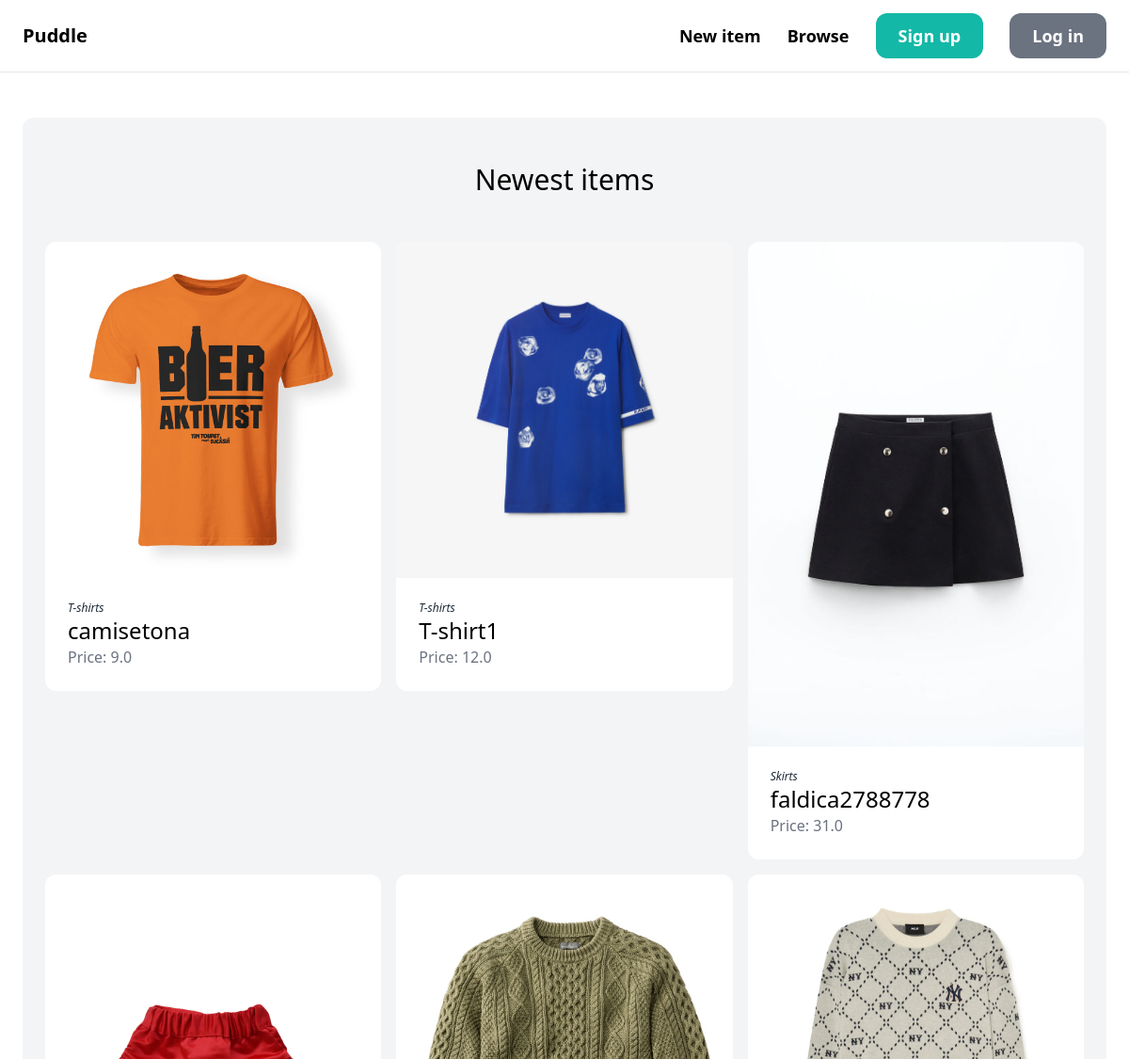
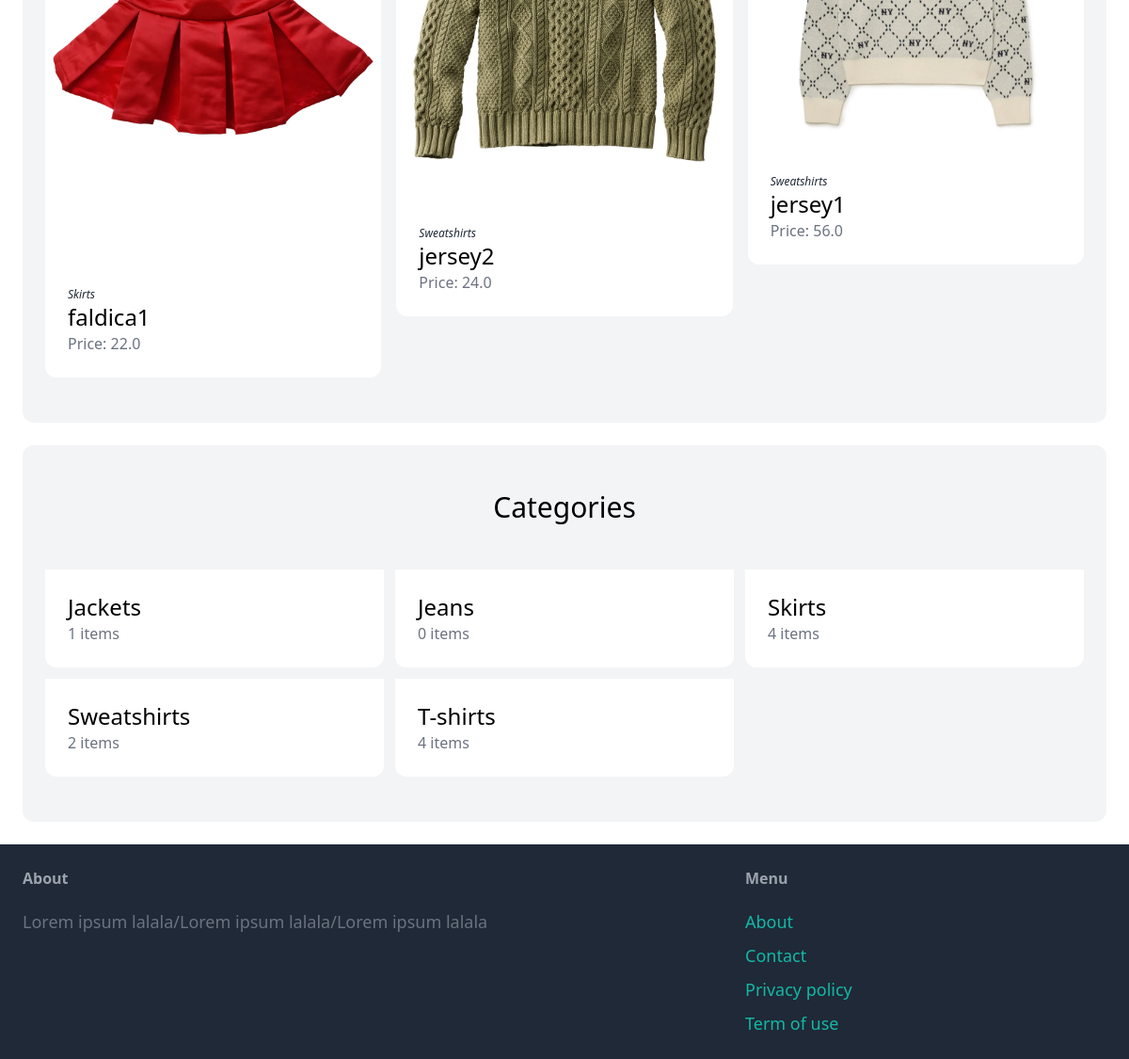
The page / on the database its author committed (2 pictures, top to bottom).
### item/models.py (models this page shows, shortened)
class Item(models.Model):
    category = models.ForeignKey(Category, related_name='items', on_delete=models.CASCADE)
    name = models.CharField(max_length=255)
    description = models.TextField(blank=True, null=True)
    price = models.FloatField()
    image = models.ImageField(upload_to='item_images', blank=True, null=True)
    is_sold = models.BooleanField(default=False)
    created_by = models.ForeignKey(User, related_name='items', on_delete=models.CASCADE) #'items' so we can access the list of items for user.
    created_at = models.DateTimeField(auto_now_add=True) #auto now date and time
    class Meta:
        ordering = ('name', )

class Category(models.Model):
    name = models.CharField(max_length=255)
    class Meta:
        ordering = ('name', )
        verbose_name_plural = 'Categories'
    def __str__(self) -> str:
        return self.name

### core/views.py (the view)
# urls.py: path('', views.index, name='index'),
def index(request):
    items = Item.objects.all().order_by('-id')[:6] #Get 6 first items not sold
    categories = Category.objects.all() #Get all categories
    return render(request, 'core/index.html', {
        'categories': categories,
        'items': items,
    })

### core/templates/core/index.html (shortened to what this page needs)
{% extends 'core/base.html' %}
{% block content %}
    <div class="mt-6 px-6 py-12 bg-gray-100 rounded-xl">
        <h2 class="mb-12 text-3xl text-center">Newest items</h2>
        <div class="grid grid-cols-3 gap-4">
            {% for item in items %}
                <div>
                    <a href="{% url 'item:detail' item.id %}">
                        <div>
                            <img src="{{ item.image.url }}" class="rounded-t-xl bg-white">
                        </div>
                        <div class="p-6 bg-white rounded-b-xl">
                            <p class="text-xs text-gray-800 italic">{{ item.category }}</p>
                            <h2 class="text-2xl">{{ item.name }}</h2>
                            <p class="text-gray-500">Price: {{ item.price }}</p>
                        </div>
                    </a>
                </div>
            {% endfor %}
        </div>
    </div>
    <div class="mt-6 px-6 py-12 bg-gray-100 rounded-xl">
        <h2 class="mb-12 text-3xl text-center">Categories</h2>
        <div class="grid grid-cols-3 gap-3">
            {% for category in categories %}
                <div>
                    <a href="#">
                        <div class="p-6 bg-white rounded-b-xl">
                            <h2 class="text-2xl">{{ category.name }}</h2>
                            <p class="text-gray-500">{{ category.items.count }} items</p>
                        </div>
                    </a>
                </div>
            {% endfor %}
        </div>
    </div>
{% endblock %}

### core/templates/core/base.html (shortened to what this page needs)
<!doctype html>
<html>
    <head>
        <script src="https://cdn.tailwindcss.com"></script>
    </head>
    <body class="flex flex-col min-h-screen">
        <nav class="py-6 px-6 flex justify-between items-center border-b border-gray-200">
            <a href="/" class="text-xl font-semibold">Puddle</a>
            <div class="space-x-6">
                <a href="{% url 'item:new' %}" class="text-lg font-semibold hover:text-gray-500">New item</a>
                <a href="{% url 'item:items' %}" class="text-lg font-semibold hover:text-gray-500">Browse</a>
                {% if request.user.is_authenticated %}
                <a href="#" class="px-6 py-3 text-lg font-semibold bg-teal-500 text-white rounded-xl hover:bg-teal-700">Inbox</a>
                <a href="{% url 'dashboard:index' %}" class="px-6 py-3 text-lg font-semibold bg-gray-500 text-white rounded-xl hover:bg-gray-700">Dashboard</a>
                {% else %}
                <a href="{% url 'core:signup' %}" class="px-6 py-3 text-lg font-semibold bg-teal-500 text-white rounded-xl hover:bg-teal-700">Sign up</a>
                <a href="{% url 'core:login' %}" class="px-6 py-3 text-lg font-semibold bg-gray-500 text-white rounded-xl hover:bg-gray-700">Log in</a>
                {% endif %}
            </div>
        </nav>
        <div class="px-6 py-6 flex-grow">
            {% block content %}
            {% endblock %}
        </div>
        <footer class="py-6 px-6 flex justify-between bg-gray-800 mt-auto w-full">
            <div class="w-2/3 pr-10">
                <h3 class="mb-5 font-semibold text-gray-400">About</h3>
                <p class="text-lg text-gray-500">Lorem ipsum lalala/Lorem ipsum lalala/Lorem ipsum lalala</p>
            </div>
            <div class="w-1/3">
                <h3 class="mb-5 font-semibold text-gray-400">Menu</h3>
                <ul class="space-y-2">
                    <li><a href="#" class="text-lg text-teal-500 hover:text-teal-700">About</a></li>
                    <li><a href="{% url 'core:contact' %}" class="text-lg text-teal-500 hover:text-teal-700">Contact</a></li>
                    <li><a href="#" class="text-lg text-teal-500 hover:text-teal-700">Privacy policy</a></li>
                    <li><a href="#" class="text-lg text-teal-500 hover:text-teal-700">Term of use</a></li>
                </ul>
            </div>
        </footer>
    </body>
</html>

### rows shown on the page
Item: image (picture), category "T-shirts", name "camisetona", price "9.0"
Item: image (picture), category "T-shirts", name "T-shirt1", price "12.0"
Item: image (picture), category "Skirts", name "faldica2788778", price "31.0"
Item: image (picture), category "Skirts", name "faldica1", price "22.0"
Item: image (picture), category "Sweatshirts", name "jersey2", price "24.0"
Item: image (picture), category "Sweatshirts", name "jersey1", price "56.0"
Category: name "Jackets", items.count "1"
Category: name "Jeans", items.count "0"
Category: name "Skirts", items.count "4"
Category: name "Sweatshirts", items.count "2"
Category: name "T-shirts", items.count "4"
